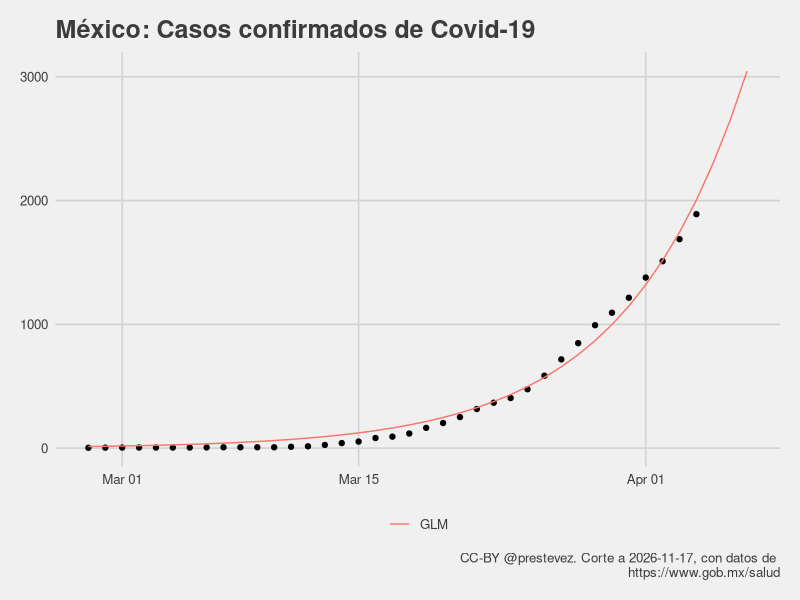
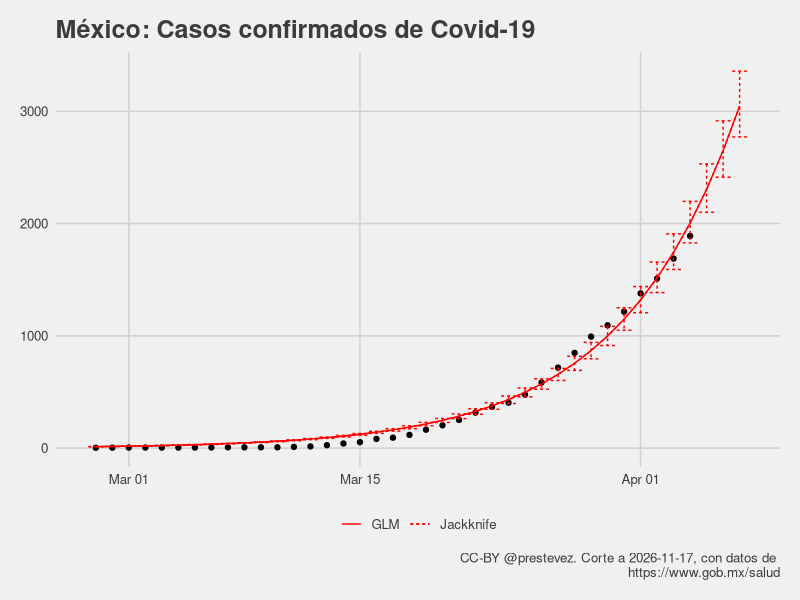
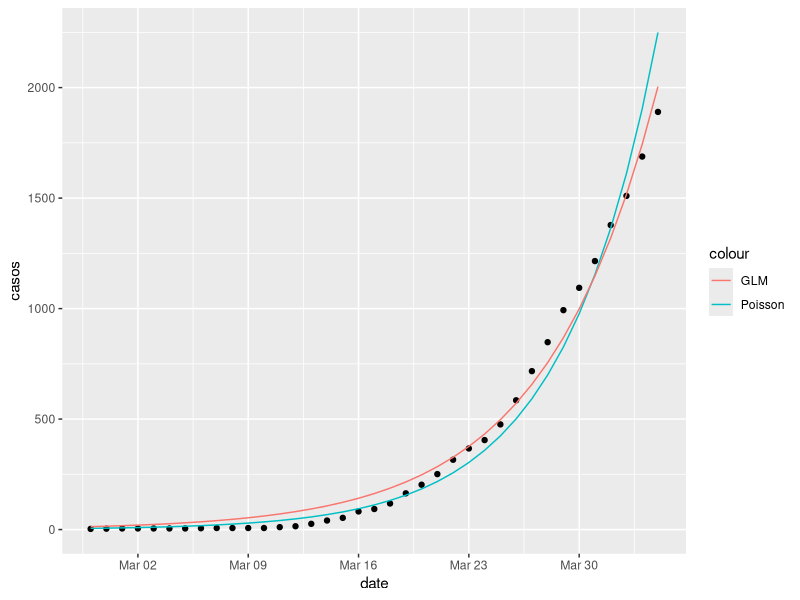
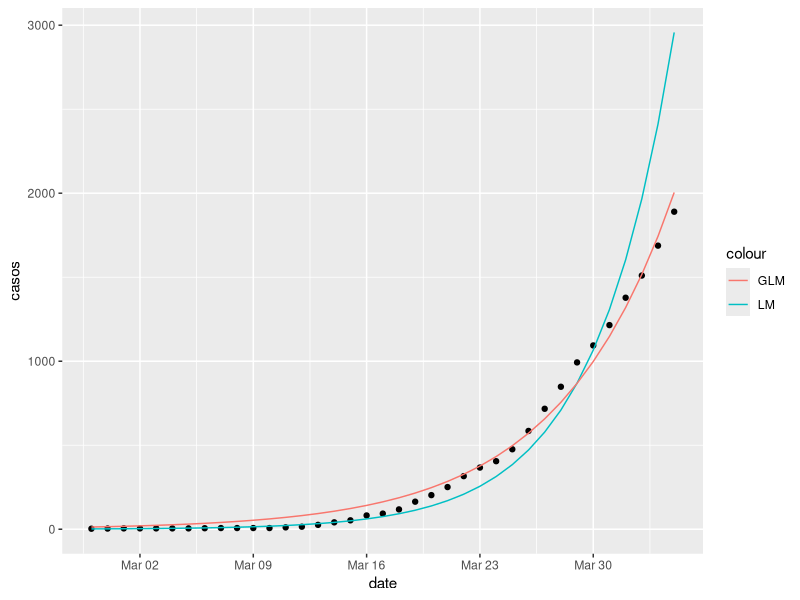

Reproduce these figures in R, in order. (Note: this script raises an error after producing the figures.)
library(tidyverse)
library(ggthemes)
library(lubridate)

casos <- read_csv("confirmados.csv")

casos$t <- (nrow(casos)-1):0

casos %>%
  filter(casos > 0) -> casos

m1 <- glm(casos ~ t, 
          data = casos,
          family = gaussian("log"))

summary(m1)

max_date <- max(casos$date) + 1
max_t <- max(casos$t) + 1

tibble(
  date = seq(max_date,max_date+2, 1),
  casos = NA,
  t = max_t:(max_t+2),
  predicted = predict(m1, newdata = data.frame(t = max_t:(max_t+2)), type = "response")
  ) %>%
  bind_rows(
    mutate(casos,
      predicted = predict(m1, type = "response"))) %>%
  arrange(date) -> casos_with_predictions

modelo <- paste0("Predicción casos = exp(",
                 round(m1[[1]][1], 2),
                 " + ",
                 round(m1[[1]][2], 2),
                 " x día)")

hoy <- Sys.Date()

pg <- "https://www.gob.mx/salud"

casos_with_predictions %>%
  ggplot(aes(date, casos)) + 
  geom_point() +
  theme_fivethirtyeight() +
  geom_line(aes(y = predicted, colour = "GLM")) +
  xlab("Total de casos") + 
  labs(title = "México: Casos confirmados de Covid-19",
       caption = paste0("CC-BY @prestevez. Corte a ", hoy, ", con datos de \n", pg)) +
  theme(legend.title = element_blank())

### Jackknife estimate?

lapply(1:nrow(casos), function(x){
  glm(casos ~ t, 
      data = casos[-x,],
      family = gaussian("log"))
}) -> m1_jk_ls

sapply(m1_jk_ls, function(x) coef(x)) %>% data.frame() %>%
  mutate(var = rownames(.)) %>%
  pivot_longer(-var, names_to = "rep") %>%
  group_by(var) %>%
  summarise(Estimate = mean(value),
            ci_low = quantile(value, 0.025),
            ci_high = quantile(value, 0.975)) -> m1_jk

pred_jk <- function(model, t, type = c("Estimate", "ci_low", "ci_high")){
  terms <- unlist(model[,type[1]])
  preds <- exp(terms[1] + (terms[2] * t))
  return(preds)
}


casos_with_predictions %>%
  mutate(Jackknife = pred_jk(m1_jk, t = t),
         Jackknife_low = pred_jk(m1_jk, t = t, "ci_low"),
         Jackknife_high = pred_jk(m1_jk, t = t, "ci_high")) -> casos_with_predictions_jk

casos_with_predictions_jk %>% data.frame

casos_with_predictions_jk %>%
  ggplot(aes(date, casos)) + 
  geom_point() +
  theme_fivethirtyeight() +
  geom_line(aes(y = predicted, linetype = "GLM"), colour = "red") +
  geom_line(aes(y = Jackknife, linetype = "Jackknife"), colour = "red") +
  geom_errorbar(aes(ymin = Jackknife_low,
                    ymax = Jackknife_high,
                    linetype = "Jackknife"),
                colour = "red") + 
  xlab("Total de casos") + 
  labs(title = "México: Casos confirmados de Covid-19",
       caption = paste0("CC-BY @prestevez. Corte a ", hoy, ", con datos de \n", pg)) +
  theme(legend.title = element_blank()) 

### MCMC does not appear to offer any benefits
# install.packages("MCMCpack")
# 
# library(MCMCpack)
# ls(package:MCMCpack)
# 
# m1_lm <- lm(log(casos) ~ t, data = casos)
# 
# summary(m1_lm)
# 
# casos_with_predictions %>%
#   mutate(predlm = exp(predict(m1_lm, newdata = data.frame(t = t)))) %>%
#   ggplot(aes(date, casos)) + 
#   geom_point() +
#   theme_fivethirtyeight() +
#   geom_line(aes(y = predicted, colour = "GLM")) +
#   geom_line(aes(y = predlm, colour = "LM")) +
#   xlab("Total de casos") + 
#   labs(title = "México: Casos confirmados de Covid-19",
#        caption = paste0("CC-BY @prestevez. Corte a ", hoy, ", con datos de \n", pg)) +
#   theme(legend.title = element_blank())
# 
# 
# m1_mcmc <- MCMCregress(log(casos) ~ t, data = casos)
# 
# summary(m1_mcmc)


m1p <- update(m1, family = "poisson")

summary(m1p)
summary(m1)

ggplot(casos, 
       aes(date, casos)) +
  geom_point() +
  geom_line(aes(y = predict(m1p, type = "response"), colour = "Poisson")) +
  geom_line(aes(y = predict(m1, type = "response"), colour = "GLM"))

summary(m1)

lm1 <- lm(log(casos) ~  t, data = casos)
summary(lm1)

casos %>%
  ggplot(aes(date, casos)) +
  geom_point() +
  geom_line(aes(y = exp(predict(lm1)), colour = "LM")) +
  geom_line(aes(y = predict(m1, type = "response"), colour = "GLM"))

# Modelo muertes totales y nuevas

casos_ext %>%
  filter(muertes > 0) %>%
  glm(muertes ~ t,
          data = .,
          family = gaussian("log")) -> d1


modelo_d <- paste0("Tendencia exponencial (",
                 round((exp(d1[[1]][2])-1)*100),
                 "% más muertes totales x día)")
tibble(
  date = max_date,
  muertes = NA,
  t = max_t,
  predicted = predict(d1, newdata = data.frame(t = max_t), type = "response")
) %>%
  bind_rows(
    mutate(filter(casos_ext, muertes > 0),
           predicted = predict(d1, type = "response"))) %>%
  arrange(date) -> muertes_with_predictions



muertes_with_predictions %>%
  ggplot(aes(date, muertes)) +
  geom_point() +
  theme_fivethirtyeight() +
  geom_line(aes(y = predicted, colour = modelo_d)) +
  xlab("Total de muertes") +
  labs(title = paste0("México: Total de muertes por Covid-19, ", hoy),
       subtitle = "Desde el día de la primera muerte reportada",
       caption = paste0("CC-BY @prestevez. Corte a ", hoy, ", con datos de \n", pg)) +
  theme(legend.title = element_blank()) -> p1_d

ggsave("muertes.png", p1_d, width = 7, height = 5)

d1_jk <- jk_model(d1) 



muertes_with_predictions %>%
  mutate(Jackknife = pred_jk(d1_jk, t = t),
         Jackknife_low = pred_jk(d1_jk, t = t, "ci_low"),
         Jackknife_high = pred_jk(d1_jk, t = t, "ci_high")) -> muertes_with_predictions_jk

muertes_with_predictions_jk

muertes_with_predictions_jk %>%
  ggplot(aes(date, muertes)) +
  geom_point() +
  theme_fivethirtyeight() +
  geom_line(aes(y = predicted, colour = modelo_d)) +
  #geom_line(aes(y = Jackknife, linetype = "Jackknife"), colour = "red") +
  geom_errorbar(aes(ymin = Jackknife_low,
                    ymax = Jackknife_high,
                    colour = modelo_d),
                linetype = 2) +
  xlab("Total de casos") +
  labs(title = "México: Total de muertes por Covid-19",
       subtitle = paste0("Actualización: ", hoy, ". Intervalo de confianza Jackknife del 95%."),
       caption = paste0("CC-BY @prestevez. Corte a ", hoy, "\ncon datos de ", pg)) +
  theme(legend.title = element_blank()) -> p1jk_d

ggsave("muertes_jk.png", p1jk_d, width = 7, height = 5)

jk_pred_d <- filter(muertes_with_predictions_jk, t == max_t)[,c(9,10)]

# 
# read_csv("confirmados.csv") %>%
#   mutate(t = (nrow(.)-1):0) %>%
#   arrange(date) %>%
#   mutate(casos_nuevos = casos-lag(casos),
#          muertes_nuevas = muertes - lag(muertes)) %>%
#   drop_na -> casos_ext
# 
# write_csv(casos_ext, "confirmados_extended.csv")

# Muertes nuevas

casos_ext %>%
  filter(muertes > 0) %>%
  glm(muertes_nuevas ~ t,
          data = .,
          family = poisson("log")) -> dn1


modelo_dn <- paste0("Tendencia Poisson (",
                   round((exp(d1[[1]][2])-1)*100),
                   "% más casos nuevos x día)")
tibble(
  date = max_date,
  muertes_nuevas = NA,
  t = max_t,
  predicted = predict(dn1, newdata = data.frame(t = max_t), type = "response")
) %>%
  bind_rows(
    mutate(filter(casos_ext, muertes > 0),
           predicted = predict(dn1, type = "response"))) %>%
  arrange(date) -> muertes_nuevos_with_predictions


jk_model(dn1) -> dn1_jk

muertes_nuevos_with_predictions %>%
  mutate(Jackknife = pred_jk(dn1_jk, t = t),
         Jackknife_low = pred_jk(dn1_jk, t = t, "ci_low"),
         Jackknife_high = pred_jk(dn1_jk, t = t, "ci_high")) -> muertes_nuevos_with_predictions_jk



muertes_nuevos_with_predictions_jk %>%
  ggplot(aes(date, muertes_nuevas)) +
  geom_point() +
  theme_fivethirtyeight() +
  geom_line(aes(y = predicted, colour = modelo_dn)) +
  geom_errorbar(aes(ymin = Jackknife_low,
                    ymax = Jackknife_high,
                    colour = modelo_dn),
                linetype = 2) +
  xlab("Total de casos nuevos") +
  labs(title = "México: Muertes **nuevas** de Covid-19",
       subtitle = paste0("Actualización: ", hoy, ". Intervalo de confianza Jackknife del 95%."),
       caption = paste0("CC-BY @prestevez. Corte a ", hoy, "\ncon datos de ", pg)) +
  theme(legend.title = element_blank()) -> p1n_d

ggsave("muertes_nuevos.png", p1n_d, width = 7, height = 5)

jk_pred_muertes_nuevas <- filter(muertes_nuevos_with_predictions_jk, t == max_t)[,c(9,10)]

casos_ext %>%
  filter(date > "2020-03-25") %$% mean(casos_nuevos)

pred_start <- ymd("2020-03-17")
pred_end <- ymd("2020-04-03")

predicted_days <- seq(pred_start, pred_end, 1)

casos_ext %>%
  ggplot(aes(date, casos)) +
  geom_point()

c1 <- glm(casos ~ t,
          data = casos_ext,
          family = gaussian("log"))

lapply(1:length(predicted_days), function(x){
  update(c1, data = filter(casos_ext, date <= predicted_days[x]))
}) -> models_per_day

## get trend per prediction

sapply(models_per_day, function(x) (exp(coef(x)[[2]]) - 1) * 100) -> growth_rates

# Duplication times

dup <- function(model, frac = 2){
  log(frac)/(coef(model)[2])
}

sapply(models_per_day, dup) -> duplication_times

# predictions using all models
sapply(models_per_day, function(x){
  predict(x, newdata = casos_ext, type = "response")
}) -> predictions_per_day

predictions_per_day <- data.frame(predictions_per_day)

names(predictions_per_day) <- predicted_days

casos %>%
  bind_cols(predictions_per_day) %>%
  pivot_longer(-c(1:4), names_to = "pred_date", values_to = "prediction") -> casos_preds

casos_preds %>%
  ggplot(aes(date, casos)) +
  geom_point() +
  geom_line(aes(y = prediction, colour = pred_date)) +
  theme_fivethirtyeight() +
  theme(legend.position = "none")

tibble(date = predicted_days,
       ritmo = growth_rates) %>%
  ggplot(aes(date, ritmo/100)) + 
  geom_point() + 
  geom_line() +
  theme_fivethirtyeight() +
  scale_y_continuous(labels = scales::percent)

tibble(date = predicted_days,
       dupi = duplication_times) %>%
  ggplot(aes(date, dupi)) + 
  geom_point() + 
  geom_line() +
  theme_fivethirtyeight()

## Sigmoid

logit <- function(t) 1/(1 + exp(-t))

probs <- seq(0.001,0.999, .001)


tibble(y = probs,
       x = inv_logit(probs)) %>%
  ggplot(aes(x,y)) + 
  geom_line() +
  theme_bw() +
  theme(axis.text = element_blank()) +
  xlab("") +
  ylab("") +
  ggtitle("Curva sigmoidal") -> sigmoid

ggsave(filename = "sigmoid.png", sigmoid, width = 7, height = 5)  
